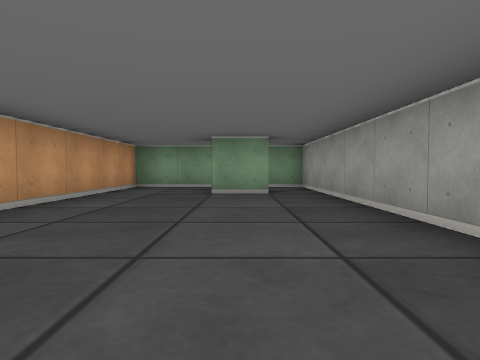
view 1 (above)

12 first-person views from a walk through a cub3D maze. The camera is about half as high as the walls, tilts 2° down and sees 75° across. The floor is counted in squares. Each view is taken from the middle of a square. On the plan, view 1 faces up. The plan holds only what a view shows up to about 9 squares ahead; the rest is blank.

view 2
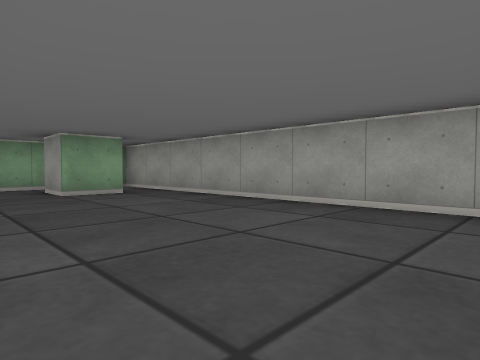

view 3
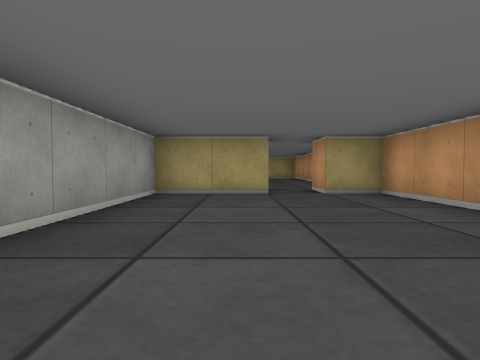

view 4
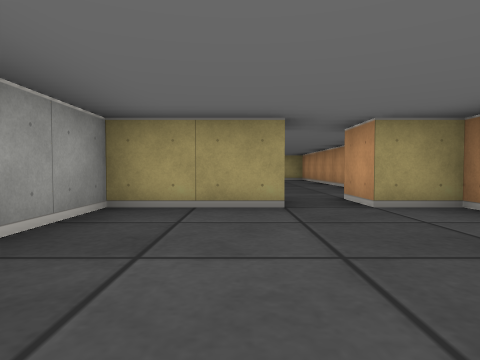

view 5
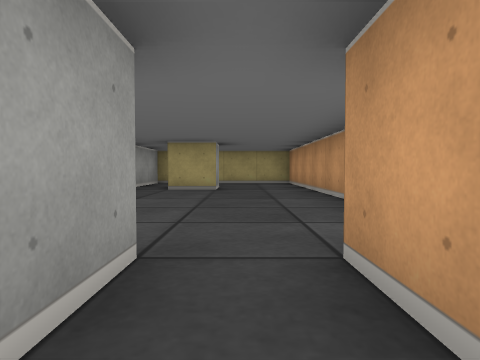

view 6
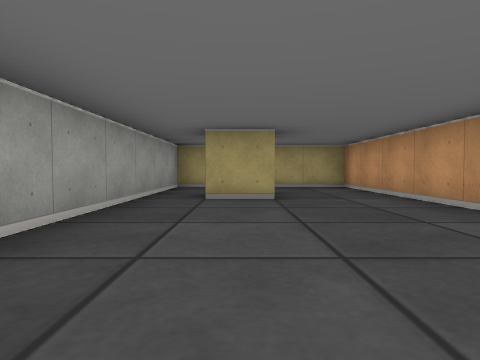

view 7
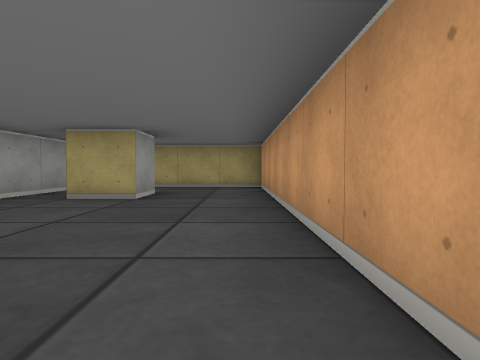

view 8
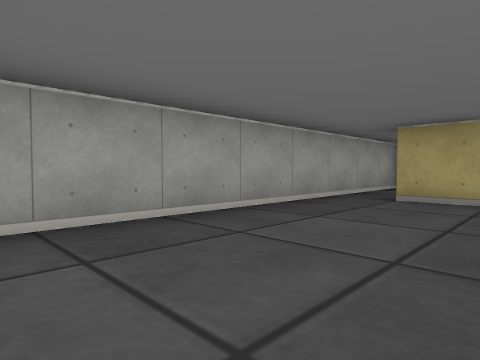

view 9
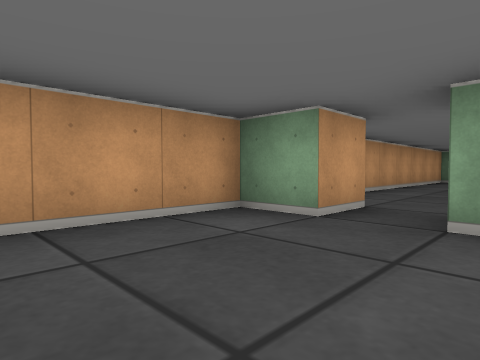

view 10
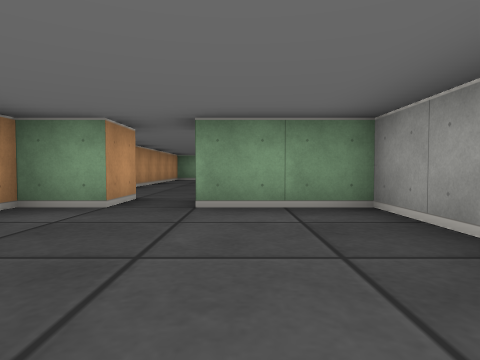

view 11
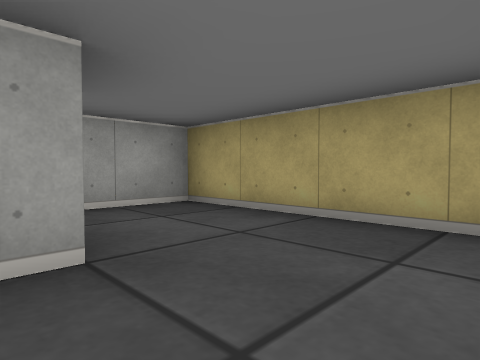

view 12
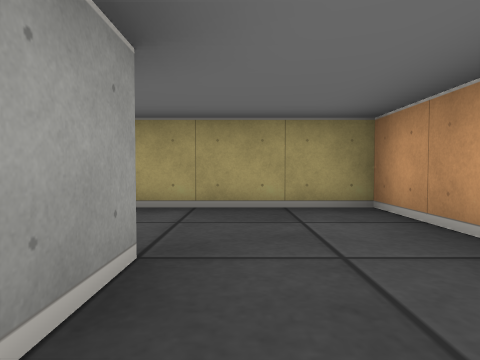

### Floor plan
Points are (right, up) in squares from view 1. A wall is a line through its corners. A room is listed if a view was taken in it or the views show most of it. See-through windows are left out.
Room 1 (views 1, 2, 3, 4, 5)
walls: (0.6, 5.5) (-0.5, 5.5) (-0.5, 6.5); (-0.5, -1.5) (-0.5, -0.5) (1.5, -0.5) (1.5, 7.5) (-2.5, 7.5) (-2.5, -0.5) (-1.5, -0.5) (-1.5, -1.5)
ways out: opening at (-1, -1) to room 2
Room 2 (views 6, 7, 8, 9, 10, 11, 12)
walls: (-0.5, -7.6) (-0.5, -6.5) (0.5, -6.5); (-1.5, -1.5) (-2.5, -1.5) (-2.5, -9.5) (1.5, -9.5) (1.5, -1.5) (-0.5, -1.5)
ways out: opening at (-1, -1) to room 1

Where each view was taken, in squares from view 1:
view 1: 0 up, 0 right, facing up
view 2: 0 up, 2 left, facing up-right
view 3: 5 up, 0 right, facing down
view 4: 3 up, 0 right, facing down
view 5: 0 up, 1 left, facing down
view 6: 2 down, 0 right, facing down
view 7: 2 down, 2 left, facing down
view 8: 2 down, 1 left, facing down-right
view 9: 4 down, 0 right, facing up-left
view 10: 5 down, 0 right, facing up
view 11: 7 down, 2 left, facing down-right
view 12: 6 down, 1 left, facing down
